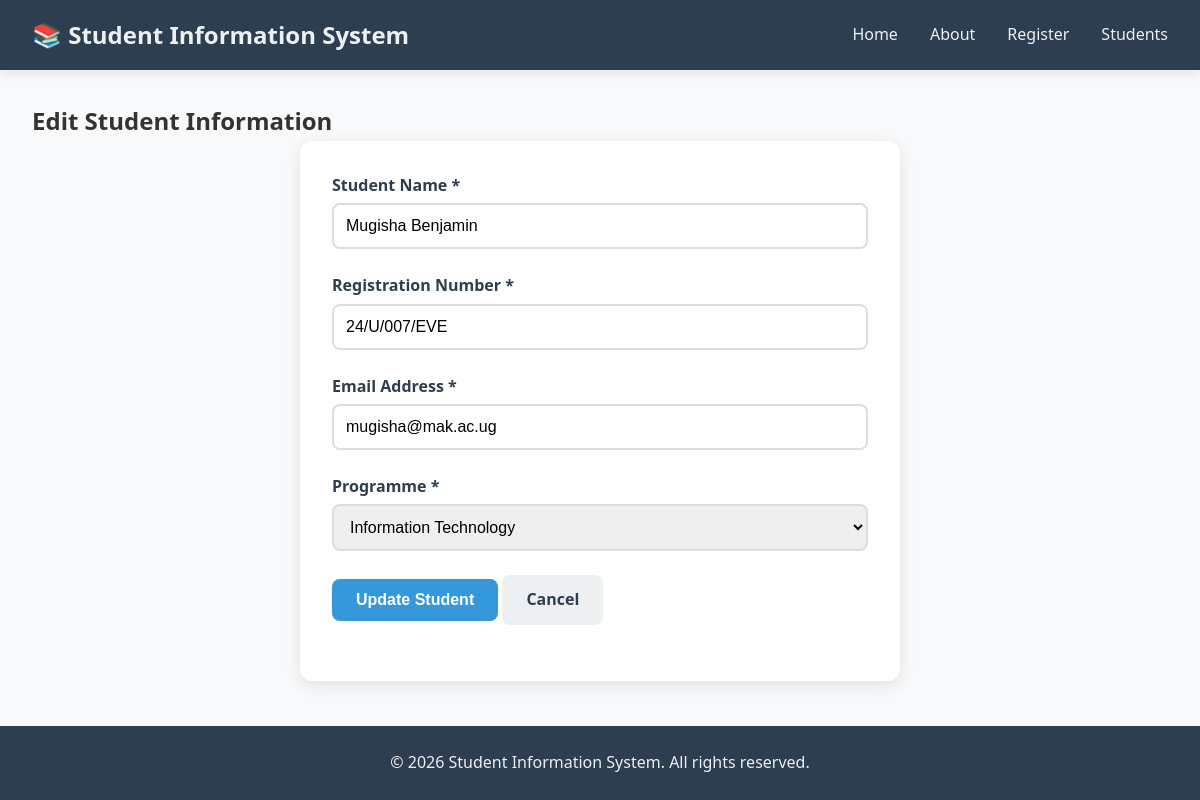
The app's page /edit/4 with its own data.
### models.py (models this page shows, shortened)
class Student(db.Model):
    __tablename__ = 'students'
    id = db.Column(db.Integer, primary_key=True)
    student_name = db.Column(db.String(100), nullable=False)
    registration_number = db.Column(db.String(50), unique=True, nullable=False)
    email = db.Column(db.String(100), unique=True, nullable=False)
    programme = db.Column(db.String(100), nullable=False)
    registration_date = db.Column(db.DateTime, default=datetime.utcnow)
    is_active = db.Column(db.Boolean, default=True)

### app.py (the view, shortened to what this page needs)
@app.route('/edit/<int:student_id>', methods=['GET', 'POST'])
def edit_student(student_id):
    student = get_student_by_id(student_id)
    return render_template('edit_student.html', student=student)

### database.py (called while the page is built)
def get_student_by_id(student_id):
    return Student.query.get(student_id)

### templates/edit_student.html (shortened to what this page needs)
{% extends "base.html" %}
{% block content %}
<section class="register-page">
    <h2>Edit Student Information</h2>
    <div class="form-container">
        <form method="POST" class="registration-form">
            <div class="form-group">
                <label for="student_name">Student Name *</label>
                <input
                    type="text"
                    id="student_name"
                    name="student_name"
                    value="{{ student.student_name }}"
                    required>
            </div>
            <div class="form-group">
                <label for="registration_number">Registration Number *</label>
                <input
                    type="text"
                    id="registration_number"
                    name="registration_number"
                    value="{{ student.registration_number }}"
                    required>
            </div>
            <div class="form-group">
                <label for="email">Email Address *</label>
                <input
                    type="email"
                    id="email"
                    name="email"
                    value="{{ student.email }}"
                    required>
            </div>
            <div class="form-group">
                <label for="programme">Programme *</label>
                <select name="programme" id="programme" required>
                    <option value="Information Technology"
                    {% if student.programme=="Information Technology" %}selected{% endif %}>
                    Information Technology
                    </option>
                </select>
            </div>
            <div class="form-group">
                <button type="submit" class="btn btn-primary">
                    Update Student
                </button>
                <a href="{{ url_for('students_list') }}"
                   class="btn btn-secondary">
                    Cancel
                </a>
            </div>
        </form>
    </div>
</section>
{% endblock %}

### static/style.css (style rules this page uses)
* { margin: 0; padding: 0; box-sizing: border-box; }
body { font-family: 'Segoe UI', Tahoma, Geneva, Verdana, sans-serif; line-height: 1.6; color: #333; background-color: #f8f9fa; min-height: 100vh; display: flex; flex-direction: column; }
.btn { display: inline-block; padding: 0.75rem 1.5rem; border: none; border-radius: 8px; font-size: 1rem; font-weight: 600; cursor: pointer; text-decoration: none; transition: background-color 0.3s ease, transform 0.2s ease; }
.btn-primary { background-color: #3498db; color: white; }
.btn-secondary { background-color: #ecf0f1; color: #2c3e50; }
.form-container { background: white; padding: 2rem; border-radius: 12px; box-shadow: 0 4px 15px rgba(0, 0, 0, 0.1); max-width: 600px; margin: 0 auto; }
.registration-form .form-group { margin-bottom: 1.5rem; }
.registration-form label { display: block; font-weight: 600; margin-bottom: 0.3rem; color: #2c3e50; }
.registration-form input, .registration-form select { width: 100%; padding: 0.75rem; border: 2px solid #ddd; border-radius: 8px; font-size: 1rem; transition: border-color 0.3s ease; }

### records on screen
Student: student_name "Mugisha Benjamin", registration_number "24/U/007/EVE", email "mugisha@mak.ac.ug", programme "Information Technology"
